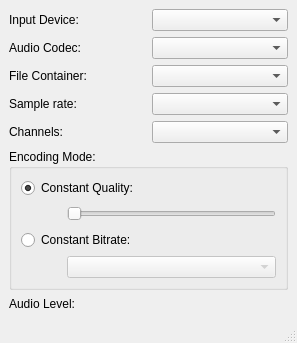
<?xml version="1.0" encoding="UTF-8"?>
<ui version="4.0">
 <class>AudioRecorder</class>
 <widget class="QMainWindow" name="AudioRecorder">
  <property name="geometry">
   <rect>
    <x>0</x>
    <y>0</y>
    <width>297</width>
    <height>343</height>
   </rect>
  </property>
  <property name="windowTitle">
   <string>Sound Recorder</string>
  </property>
  <widget class="QWidget" name="centralwidget">
   <layout class="QGridLayout" name="gridLayout_3">
    <item row="0" column="0" colspan="3">
     <layout class="QGridLayout" name="gridLayout_2">
      <item row="3" column="0">
       <widget class="QLabel" name="label_4">
        <property name="text">
         <string>Sample rate:</string>
        </property>
       </widget>
      </item>
      <item row="0" column="1">
       <widget class="QComboBox" name="audioDeviceBox"/>
      </item>
      <item row="1" column="0">
       <widget class="QLabel" name="label_2">
        <property name="text">
         <string>Audio Codec:</string>
        </property>
       </widget>
      </item>
      <item row="0" column="0">
       <widget class="QLabel" name="label">
        <property name="text">
         <string>Input Device:</string>
        </property>
       </widget>
      </item>
      <item row="2" column="0">
       <widget class="QLabel" name="label_3">
        <property name="text">
         <string>File Container:</string>
        </property>
       </widget>
      </item>
      <item row="2" column="1">
       <widget class="QComboBox" name="containerBox"/>
      </item>
      <item row="3" column="1">
       <widget class="QComboBox" name="sampleRateBox"/>
      </item>
      <item row="1" column="1">
       <widget class="QComboBox" name="audioCodecBox"/>
      </item>
      <item row="4" column="0">
       <widget class="QLabel" name="label_5">
        <property name="text">
         <string>Channels:</string>
        </property>
       </widget>
      </item>
      <item row="4" column="1">
       <widget class="QComboBox" name="channelsBox"/>
      </item>
     </layout>
    </item>
    <item row="1" column="0" colspan="3">
     <widget class="QGroupBox" name="groupBox">
      <property name="title">
       <string>Encoding Mode:</string>
      </property>
      <layout class="QGridLayout" name="gridLayout">
       <item row="0" column="0" colspan="2">
        <widget class="QRadioButton" name="constantQualityRadioButton">
         <property name="text">
          <string>Constant Quality:</string>
         </property>
         <property name="checked">
          <bool>true</bool>
         </property>
        </widget>
       </item>
       <item row="1" column="0">
        <spacer name="horizontalSpacer_2">
         <property name="orientation">
          <enum>Qt::Horizontal</enum>
         </property>
         <property name="sizeType">
          <enum>QSizePolicy::Fixed</enum>
         </property>
         <property name="sizeHint" stdset="0">
          <size>
           <width>40</width>
           <height>20</height>
          </size>
         </property>
        </spacer>
       </item>
       <item row="1" column="1">
        <widget class="QSlider" name="qualitySlider">
         <property name="orientation">
          <enum>Qt::Horizontal</enum>
         </property>
        </widget>
       </item>
       <item row="2" column="0" colspan="2">
        <widget class="QRadioButton" name="constantBitrateRadioButton">
         <property name="text">
          <string>Constant Bitrate:</string>
         </property>
        </widget>
       </item>
       <item row="3" column="0">
        <spacer name="horizontalSpacer">
         <property name="orientation">
          <enum>Qt::Horizontal</enum>
         </property>
         <property name="sizeType">
          <enum>QSizePolicy::Fixed</enum>
         </property>
         <property name="sizeHint" stdset="0">
          <size>
           <width>40</width>
           <height>20</height>
          </size>
         </property>
        </spacer>
       </item>
       <item row="3" column="1">
        <widget class="QComboBox" name="bitrateBox">
         <property name="enabled">
          <bool>false</bool>
         </property>
        </widget>
       </item>
      </layout>
     </widget>
    </item>
    <item row="2" column="0">
     <widget class="QLabel" name="levelLabel">
      <property name="text">
       <string>Audio Level:</string>
      </property>
     </widget>
    </item>
    <item row="2" column="1" colspan="2">
     <layout class="QVBoxLayout" name="levelsLayout"/>
    </item>
   </layout>
  </widget>
  <widget class="QStatusBar" name="statusbar"/>
 </widget>
 <resources/>
 <connections>
  <connection>
   <sender>constantQualityRadioButton</sender>
   <signal>toggled(bool)</signal>
   <receiver>qualitySlider</receiver>
   <slot>setEnabled(bool)</slot>
   <hints>
    <hint type="sourcelabel">
     <x>113</x>
     <y>197</y>
    </hint>
    <hint type="destinationlabel">
     <x>115</x>
     <y>223</y>
    </hint>
   </hints>
  </connection>
  <connection>
   <sender>constantBitrateRadioButton</sender>
   <signal>toggled(bool)</signal>
   <receiver>bitrateBox</receiver>
   <slot>setEnabled(bool)</slot>
   <hints>
    <hint type="sourcelabel">
     <x>173</x>
     <y>259</y>
    </hint>
    <hint type="destinationlabel">
     <x>190</x>
     <y>291</y>
    </hint>
   </hints>
  </connection>
 </connections>
 <slots>
  <slot>setOutputLocation()</slot>
  <slot>toggleRecord()</slot>
  <slot>togglePause()</slot>
 </slots>
</ui>
